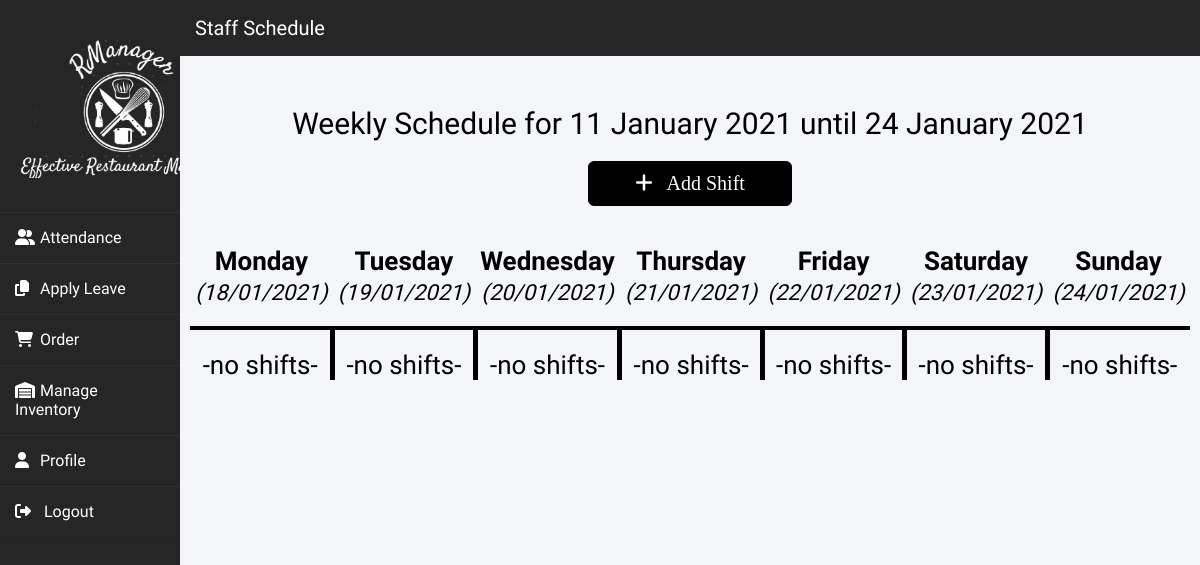
/schedule.php, run on an earlier commit of the app's database.
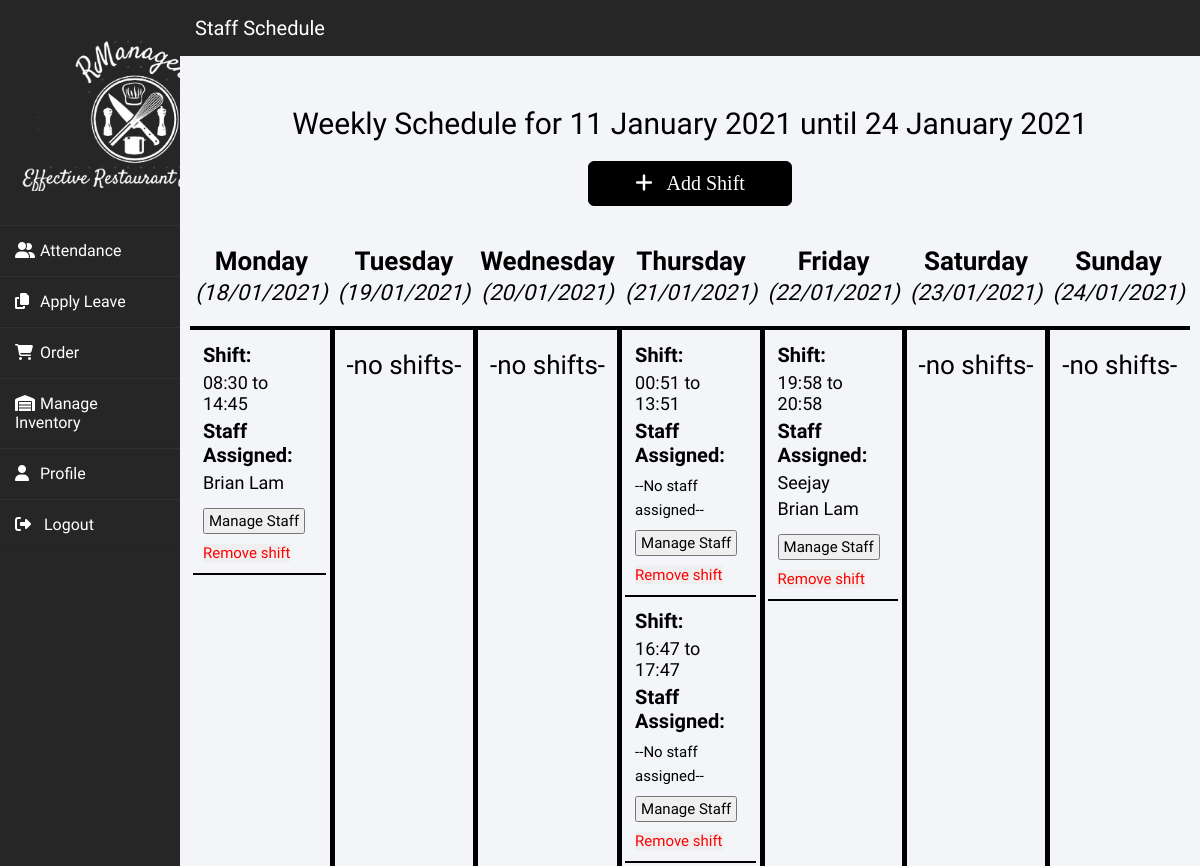
And on a later commit of the database.
### tables this page shows
CREATE TABLE IF NOT EXISTS `shifts` (
  `Shift_ID` int(200) NOT NULL AUTO_INCREMENT,
  `shiftday` varchar(20) DEFAULT NULL,
  `starttime` varchar(20) DEFAULT NULL,
  `endtime` varchar(20) DEFAULT NULL,
  PRIMARY KEY (`Shift_ID`)
);

CREATE TABLE IF NOT EXISTS `staff` (
  `Staff_ID` int(11) NOT NULL AUTO_INCREMENT,
  `name` varchar(50) DEFAULT NULL,
  `email` varchar(50) DEFAULT NULL,
  `pwd` varchar(50) DEFAULT NULL,
  `gender` varchar(50) DEFAULT NULL,
  `dob` date DEFAULT NULL,
  `phone` varchar(50) DEFAULT NULL,
  `address` varchar(200) DEFAULT NULL,
  `role` varchar(50) DEFAULT NULL,
  `hourlyrate` decimal(10,2) DEFAULT NULL,
  `datejoined` date DEFAULT NULL,
  PRIMARY KEY (`Staff_ID`)
);

### schedule.php (the view, shortened to what the changed rows need)
<!DOCTYPE html>
<head>
    <link href="stylesheets/default.css" rel="stylesheet" type="text/css">
    <link href="stylesheets/schedule.css" rel="stylesheet" type="text/css">
</head>
<body>
    <?php include "sidebar.php"; ?>
    <?php include "includes/conn.php"; ?>
    <div class="mainbody">
        <center>
            <table class="timetable">
                <tr>
                <?php
                $days = array("Monday", "Tuesday", "Wednesday", "Thursday", "Friday", "Saturday", "Sunday");
                for ($i = 0; $i < 7; $i++){
                    $day = $days[$i]; ?>
                    <td id="<?php echo $day; ?>" class="day">
                        <?php
                        $sql = "SELECT * FROM shifts WHERE shiftday = '".$day."'";
                        $result = mysqli_query($con, $sql);
                        if (mysqli_num_rows($result) > 0) {
                            while ($shift = mysqli_fetch_assoc($result)){?>
                                <div class="shift">
                                    <p><strong>Shift: </strong></p>
                                    <p style="font-size: 18px;"><?php echo $shift['starttime'] ?> to <?php echo $shift['endtime'] ?></p>
                                    <p><strong>Staff Assigned: </strong></p>
                                    <?php
                                    $sql = "SELECT staff.Staff_ID, staff.name FROM schedule LEFT JOIN staff ON schedule.Staff_ID = staff.Staff_ID WHERE Shift_ID = ".$shift['Shift_ID'];
                                    $stafflist = mysqli_query($con, $sql);
                                    if (mysqli_num_rows($stafflist) > 0){
                                        while ($staff = mysqli_fetch_assoc($stafflist)){
                                            echo '<p style="font-size: 18px;">'.$staff['name'].'</p>';
                                        }
                                    } else {
                                        echo "<span style='font-size: 15px'>--No staff assigned--</span>";
                                    }
                                    ?>
                                    <button class="addstaff" id="<?php echo $shift['Shift_ID'] ?>" onclick="location.href='schedule.php?shift=<?php echo $shift['Shift_ID'] ?>';">Manage Staff</button>
                                    <button class="removeshift" onclick="removeShift('<?php echo $shift['Shift_ID'];?>', )">Remove shift</button>
                                </div>
                            <?php }?>
                        <?php } else { ?>
                            <p style="margin-top: 20px">-no shifts-</p>
                        <?php } ?>
                        </td>
                <?php }
                ?>
                </tr>
            </table>
        </center>
    </div>
</body>

What changed in the data, as far as the page shows it:
added shifts: starttime "08:30", endtime "14:45"
now on this page (row edited): staff: name "Brian Lam"
added shifts: starttime "00:51", endtime "13:51", shows "--No staff assigned--"
added shifts: starttime "16:47", endtime "17:47", shows "--No staff assigned--"
added shifts: starttime "19:58", endtime "20:58"
now on this page (row edited): staff: name "Seejay", shown under "19:58"
Also different on the page:
list line gone: "-no shifts-"
